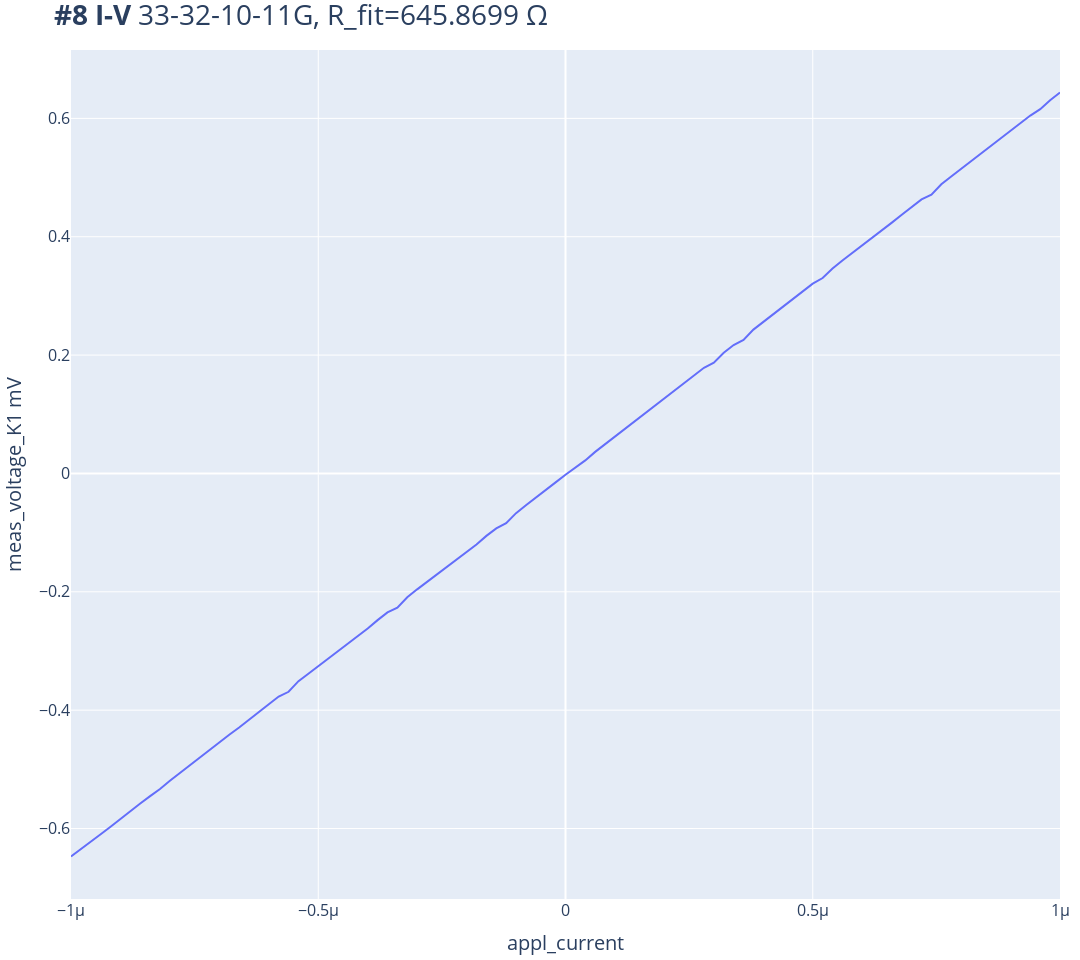
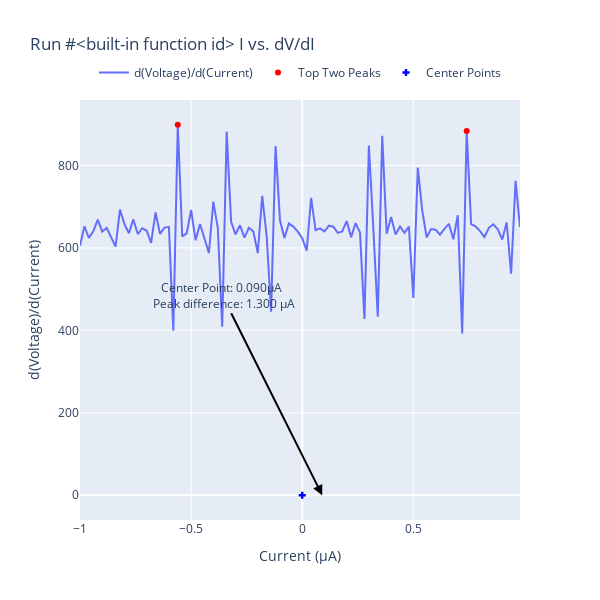

The notebook cell saved with these charts, in order:
### Code cell
dataset = qc.load_by_id(dataid)
get_R_from_IV(dataid)
IV(dataid)
IV_diff(dataid)
